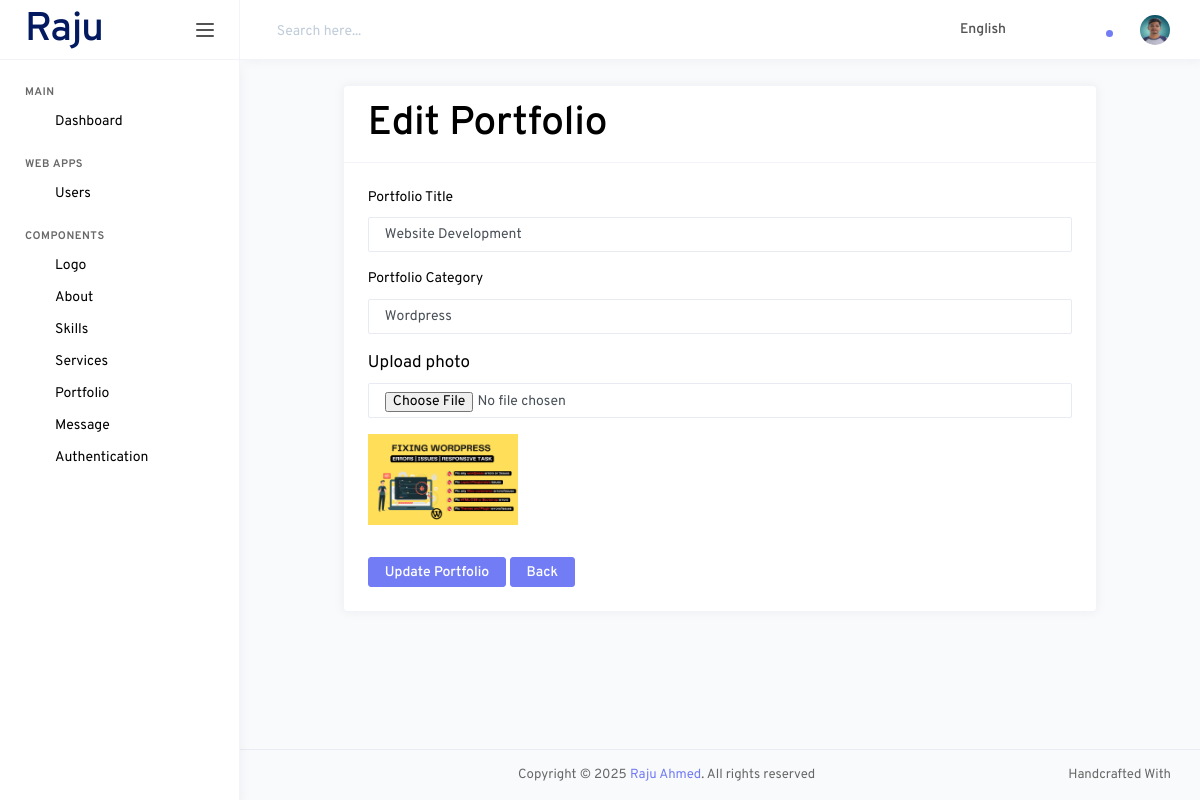
The app's page /components/portfolio/edit.php?id=15 (signed in) with its own data.
### tables this page shows
CREATE TABLE `users` (
  `id` int NOT NULL,
  `name` varchar(255) NOT NULL,
  `email` varchar(255) NOT NULL,
  `password` varchar(255) NOT NULL,
  `photo` varchar(255) DEFAULT NULL
);

CREATE TABLE `portfolios` (
  `id` int NOT NULL,
  `title` varchar(100) NOT NULL,
  `category` varchar(100) NOT NULL,
  `photo` varchar(100) NOT NULL,
  `status` varchar(255) NOT NULL DEFAULT '0'
);

### components/portfolio/edit.php (the view, shortened to what this page needs)
<?php
require '../../db.php';
require '../../includes/header.php';
$id = $_GET['id'];
$sql = "SELECT * FROM portfolios WHERE id='$id'";
$result = mysqli_query($conn, $sql);
$row = mysqli_fetch_assoc($result);
?>
    <div class="row">
        <div class="col-lg-10 m-auto">
            <div class="card card-default">
                <div class="card-header card-header-border-bottom d-flex justify-content-between align-items-center">
                    <h2>Edit Portfolio</h2>
                </div>
                <div class="card-body">
                    <form action="update.php" method="POST" multiple="multiple" enctype="multipart/form-data">
                        <div class="form-group">
                            <label for="title">Portfolio Title</label>
                            <input type="text" name="title" value="<?= $row['title']?>" class="form-control" id="title">
                        </div>
                        <div class="form-group mt-3">
                            <label for="category">Portfolio Category</label>
                            <input type="text" name="category" value="<?= $row['category']?>" class="form-control" id="category">
                        </div>
                        <div class="mt-2">
                            <label for="logo" style="font-size: 17px">Upload photo</label>
                            <input type="file" name="photo" class="form-control" onchange="document.getElementById('blah').src = window.URL.createObjectURL(this.files[0])">
                        </div>
                        <div class="form-group mt-3">
                            <img width="150" src="../../uploads/portfolio/<?= $row['photo']?>" id="blah" />
                        </div>
                        <button type="submit" class="btn btn-primary mt-3">Update Portfolio</button>
                        <a href="/WDLV2403/components/portfolio/portfolio.php" class="btn btn-primary mt-3">Back<a/>
                    </form>
                </div>
            </div>
        </div>
    </div>
<?php
require "../../includes/footer.php";
?>

### includes/header.php (shortened to what this page needs)
<?php
$logged_id = $_SESSION['logged_id'];
$sql = "SELECT * FROM users WHERE id = '$logged_id'";
$result = mysqli_query($conn, $sql);
$row = mysqli_fetch_assoc($result);
?>
<!DOCTYPE html>
<html lang="en">
<head>
    <link rel="stylesheet" href="/wdlv2403/dashboard/assets/vendors/core/core.css">
    <link rel="stylesheet" href="/wdlv2403/dashboard/assets/vendors/bootstrap-datepicker/bootstrap-datepicker.min.css">
    <link rel="stylesheet" href="/wdlv2403/dashboard/assets/fonts/feather-font/css/iconfont.css">
    <link rel="stylesheet" href="https://cdn.datatables.net/2.2.2/css/dataTables.dataTables.css" />
    <link rel="stylesheet" href="/wdlv2403/dashboard/assets/vendors/flag-icon-css/css/flag-icon.min.css">
    <link rel="stylesheet" href="/wdlv2403/dashboard/assets/css/demo_1/style.css">
</head>
<body>
<div class="main-wrapper">
    <nav class="sidebar">
        <div class="sidebar-header">
            <a href="" class="sidebar-brand">
                <h2>Raju</h2>
            </a>
            <div class="sidebar-toggler not-active">
                <span></span>
                <span></span>
                <span></span>
            </div>
        </div>
        <div class="sidebar-body">
            <ul class="nav">
                <li class="nav-item nav-category">Main</li>
                <li class="nav-item">
                    <a href="/wdlv2403/dashboard.php" class="nav-link">
                        <i class="link-icon" data-feather="box"></i>
                        <span class="link-title">Dashboard</span>
                    </a>
                </li>
                <li class="nav-item nav-category">web apps</li>
                <li class="nav-item">
                    <a class="nav-link" href="/wdlv2403/users/user.php" >
                        <i class="link-icon" data-feather="users"></i>
                        <span class="link-title">Users</span>
                    </a>
                </li>
                <li class="nav-item nav-category">Components</li>
                <li class="nav-item">
                    <a class="nav-link" href="/WDLV2403/components/logo/logo.php">
                        <i class="link-icon" data-feather="feather"></i>
                        <span class="link-title">Logo</span>
                    </a>
                </li>
                <li class="nav-item">
                    <a class="nav-link" href="/WDLV2403/components/about/about.php">
                        <i class="link-icon" data-feather="user"></i>
                        <span class="link-title">About</span>
                    </a>
                </li>
                <li class="nav-item">
                    <a class="nav-link" href="/WDLV2403/components/skill/skill.php">
                        <i class="link-icon" data-feather="inbox"></i>
                        <span class="link-title">Skills</span>
                    </a>
                </li>
                <li class="nav-item">
                    <a class="nav-link" href="/WDLV2403/components/services/service.php">
                        <i class="link-icon" data-feather="pie-chart"></i>
                        <span class="link-title">Services</span>
                    </a>
                </li>
                <li class="nav-item">
                    <a class="nav-link" href="/WDLV2403/components/portfolio/portfolio.php">
                        <i class="link-icon" data-feather="layout"></i>
                        <span class="link-title">Portfolio</span>
                    </a>
                </li>
                <li class="nav-item">
                    <a class="nav-link" href="/WDLV2403/components/message/message.php">
                        <i class="link-icon" data-feather="inbox"></i>
                        <span class="link-title">Message</span>
                    </a>
                </li>
                <li class="nav-item">
                    <a class="nav-link" data-toggle="collapse" href="#authPages" role="button" aria-expanded="false" aria-controls="authPages">
                        <i class="link-icon" data-feather="unlock"></i>
                        <span class="link-title">Authentication</span>
                        <i class="link-arrow" data-feather="chevron-down"></i>
                    </a>
                </li>
            </ul>
        </div>
    </nav>
    <div class="page-wrapper">
        <nav class="navbar">
            <div class="navbar-content">
                <form class="search-form">
                    <div class="input-group">
                        <input type="text" class="form-control" id="navbarForm" placeholder="Search here...">
                    </div>
                </form>
                <ul class="navbar-nav">
                    <li class="nav-item dropdown">
                        <a class="nav-link dropdown-toggle" href="#" id="languageDropdown" role="button" data-toggle="dropdown" aria-haspopup="true" aria-expanded="false">
                            <i class="flag-icon flag-icon-us mt-1" title="us"></i> <span class="font-weight-medium ml-1 mr-1 d-none d-md-inline-block">English</span>
                        </a>
                    </li>
                    <li class="nav-item dropdown nav-apps">
                    </li>
                    <li class="nav-item dropdown nav-messages">
                    </li>
                    <li class="nav-item dropdown nav-notifications">
                        <a class="nav-link dropdown-toggle" href="#" id="notificationDropdown" role="button" data-toggle="dropdown" aria-haspopup="true" aria-expanded="false">
                            <div class="indicator">
                                <div class="circle"></div>
                            </div>
                        </a>
                    </li>
                    <li class="nav-item dropdown nav-profile">
                        <a class="nav-link dropdown-toggle" href="#" id="profileDropdown" role="button" data-toggle="dropdown" aria-haspopup="true" aria-expanded="false">
                            <?php
                            if ($row['photo'] == '') {
                                echo '<img src="/wdlv2403/uploads/user/default_user.png" width="200" />';
                            } else {
                                echo '<img src="/wdlv2403/uploads/user/'.$row['photo'].'" width="250" />';
                            }
                            ?>
                        </a>
                    </li>
                </ul>
            </div>
        </nav>
        <div class="page-content">

### records on screen
users: photo (picture)
portfolios: title "Website Development", category "Wordpress", photo (picture)
